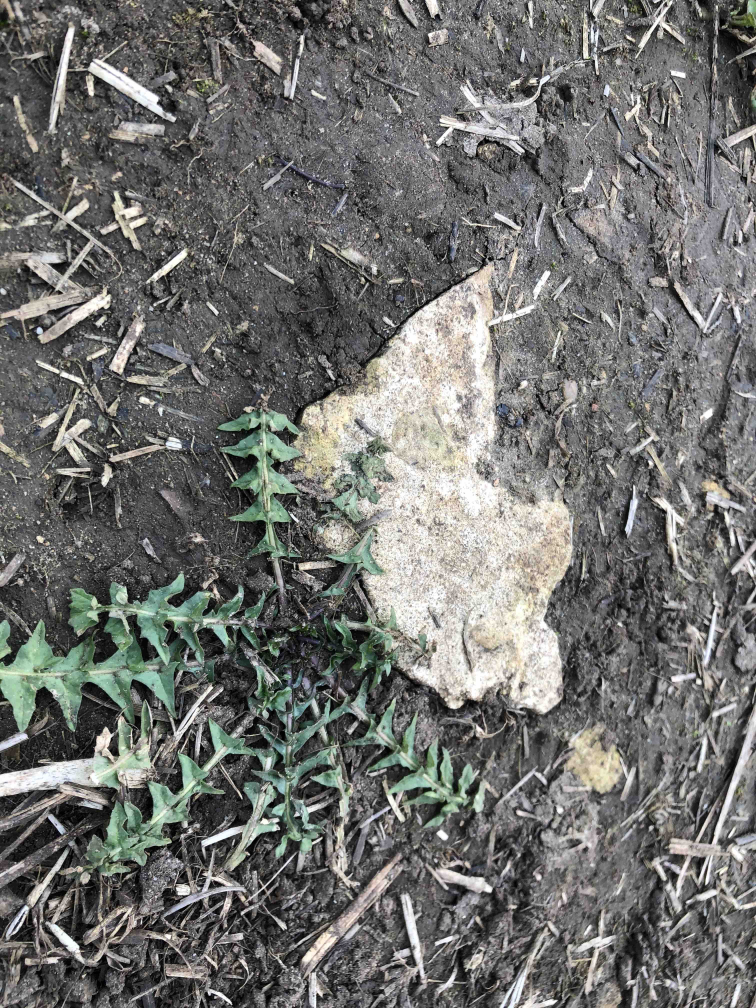
#> input picture image-alignment-registration/scans/FLAT_BOT_135.jpeg, 3024 x 4032 px, given in place of template_stone.jpeg, which was not available (shown at 1/4 size)
$ python matching.py
#> lines starting #> are read from the running program, lines starting #| are printed output that depends on the picture; pictures that were not available may be replaced by others from this repository, and a replacement may not be noted
import numpy as np
import cv2 as cv
import matplotlib.pyplot as plt
import time

start = time.time()

img1 = cv.imread('template_stone.jpeg',cv.IMREAD_GRAYSCALE)          # queryImage
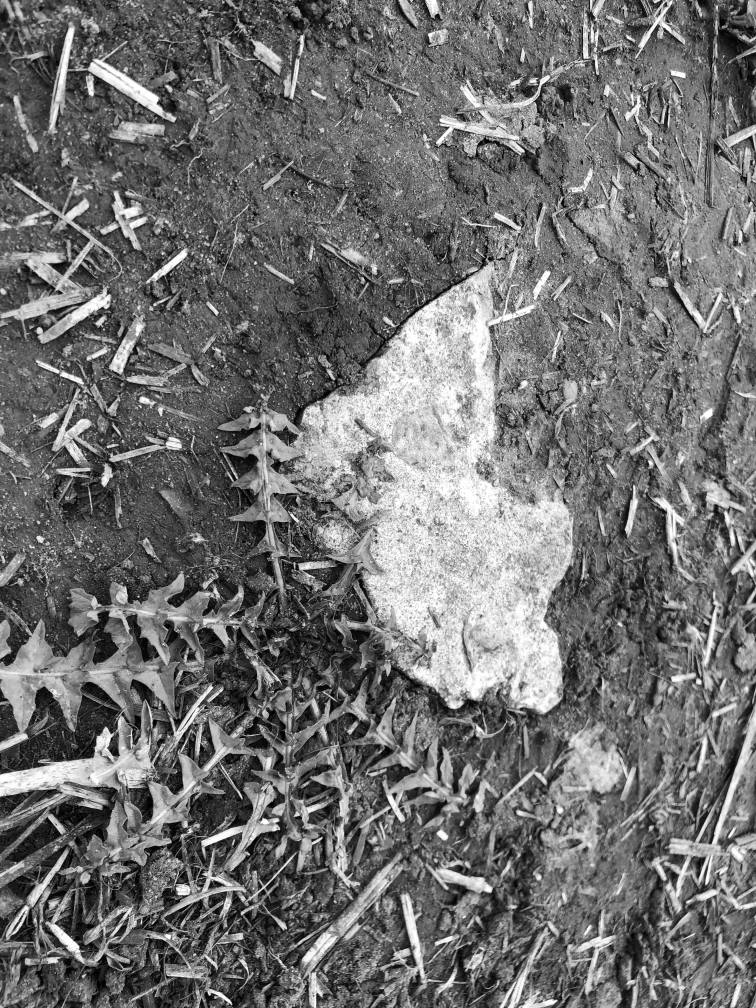
#> img1: shape (4032, 3024) (shown at 1/4 size); min 0, max 255, mean 113
img2 = cv.imread('template_stonev1.jpeg',cv.IMREAD_GRAYSCALE)        # trainImage
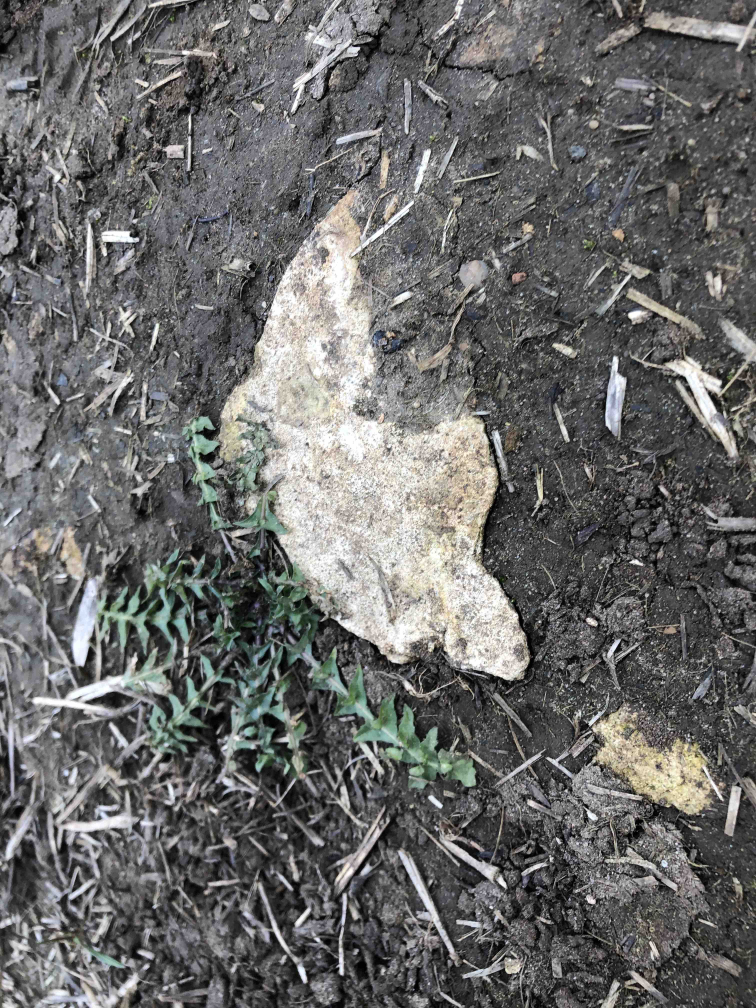
#> input picture image-alignment-registration/template_stonev1.jpeg, 3024 x 4032 px (shown at 1/4 size)
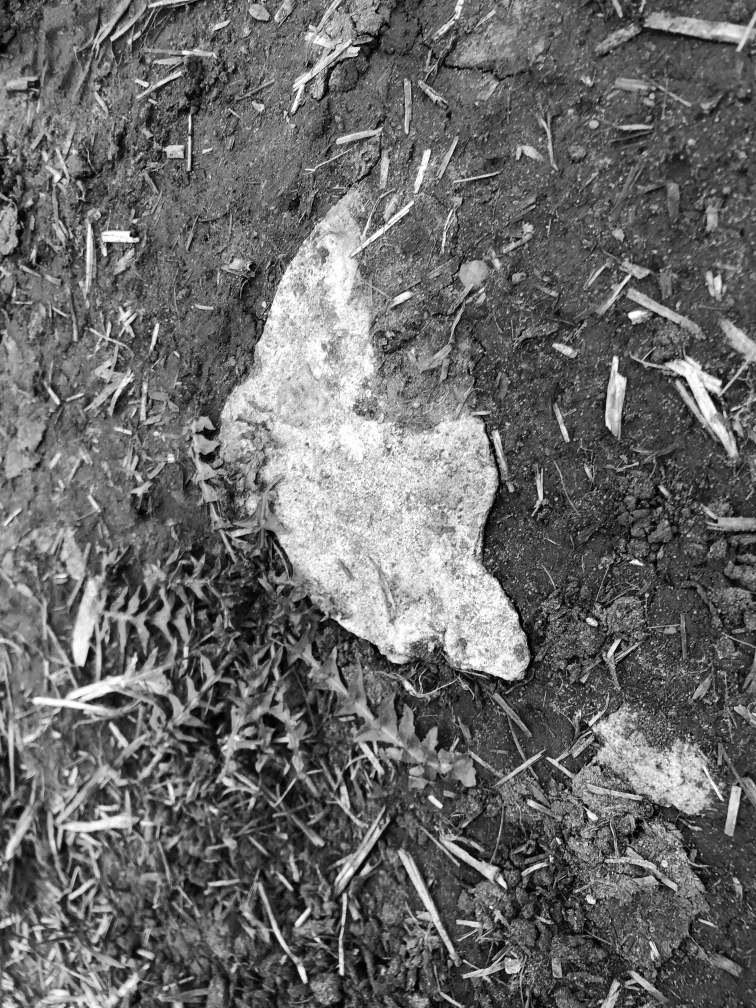
#> img2: shape (4032, 3024) (shown at 1/4 size); min 0, max 255, mean 106.3

# Initiate SIFT detector
sift = cv.SIFT_create()

# find the keypoints and descriptors with SIFT
#> (the run stopped early here; a loop or call above may not have finished)
